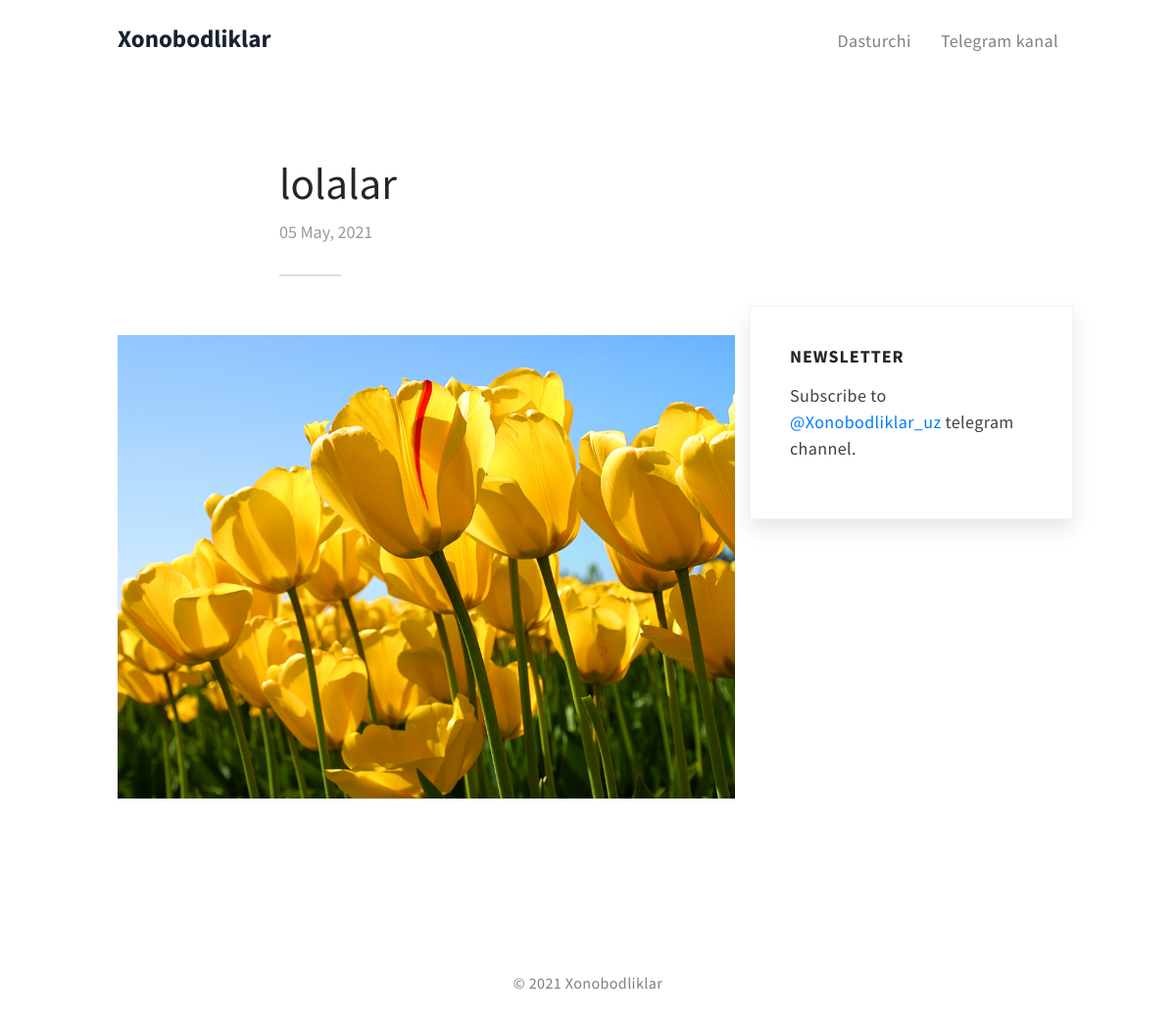
Page /7/ on the committed database.
### yangiliklar/models.py (models this page shows, shortened)
class Yangilik(models.Model):
    title = models.CharField(max_length=255)
    img = models.ImageField(verbose_name="Rasm",upload_to="media")
    qisqa = tinymce_models.HTMLField()
    body = tinymce_models.HTMLField()
    date = models.DateTimeField(auto_now_add=True)
    class Meta:
        ordering = ['-id']

### yangiliklar/views.py (the view)
# urls.py: path('<int:pk>/', ArticleDetailView.as_view(), name='article_detail')
class ArticleDetailView(DetailView):
    model = Yangilik
    template_name = 'article_detail.html'

### templates/article_detail.html (shortened to what this page needs)
{% extends 'base.html' %}
{% load static %}
{% block content %}
<section class="flex align-items-center">
    <div class="container">
      <div class="row article-wrapper justify-center align-top">
        <div class="article-header col-md-8">
          <h1 class="title">{{ object.title }}</h1>
          <div class="date">
            <span>{{ object.date|date:"d F, Y " }}</span>
          </div>
        </div>
        <article class="content col-md-8 col-12">
            <figure><div class="figure_wrapper"><img src="{{object.img.url}}"></div></figure>
        </article>
{% endblock content %}

### static/assets/css/flexgridcombo.css (style rules this page uses)
.flex { display: flex; flex-wrap: wrap; }
.flex .col-12 { flex-basis: 100%; max-width: 100%; }
@media (min-width: 768px) { .flex .col-md-8 { flex-basis: 66.66666666666667%; max-width: 66.66666666666667%; } }
.justify-center { justify-content: center; }
.align-top { align-items: flex-start; }

### static/assets/css/style.css (style rules this page uses)
* { margin: 0; padding: 0; }
html { font-size: 16px; }
.flex > div { box-sizing: border-box; }
html { font-size: 18px; }
body { font-family: 'Source Sans Pro', sans-serif; font-weight: 400; }
.container { box-sizing: border-box; max-width: 1040px; padding: 0 40px; }
section { box-sizing: border-box; }
.title { color: rgba(0,0,0,0.85); }
.date { color: rgba(0,0,0,0.4); }
header + section:not(#home) { padding-top: 80px; }
.article-wrapper { padding: 80px 0; }
.article-header { margin-bottom: 30px; position: relative; }
.article-header:after { content: ''; height: 2px; background: #ddd; width: 10%; display: block; margin-top: 30px; }
article { margin-bottom: 50px; }
.article-wrapper .content img, .article-wrapper .content video, .article-wrapper .content iframe, .article-wrapper .content .iframe_wrap { max-width: 100%; vertical-align: top; }
.article-wrapper .content figure { margin: 0 0 16px; padding: 0; text-align: center; position: relative; }
.article-wrapper .content .figure_wrapper { position: relative; }
.article-wrapper .content .figure_wrapper img, .article-wrapper .content .figure_wrapper video { opacity: 1; transition: opacity .15s ease; max-height: 690px; }

### rows in the picture
Yangilik: title "lolalar", date "05 May, 2021", img (picture)
